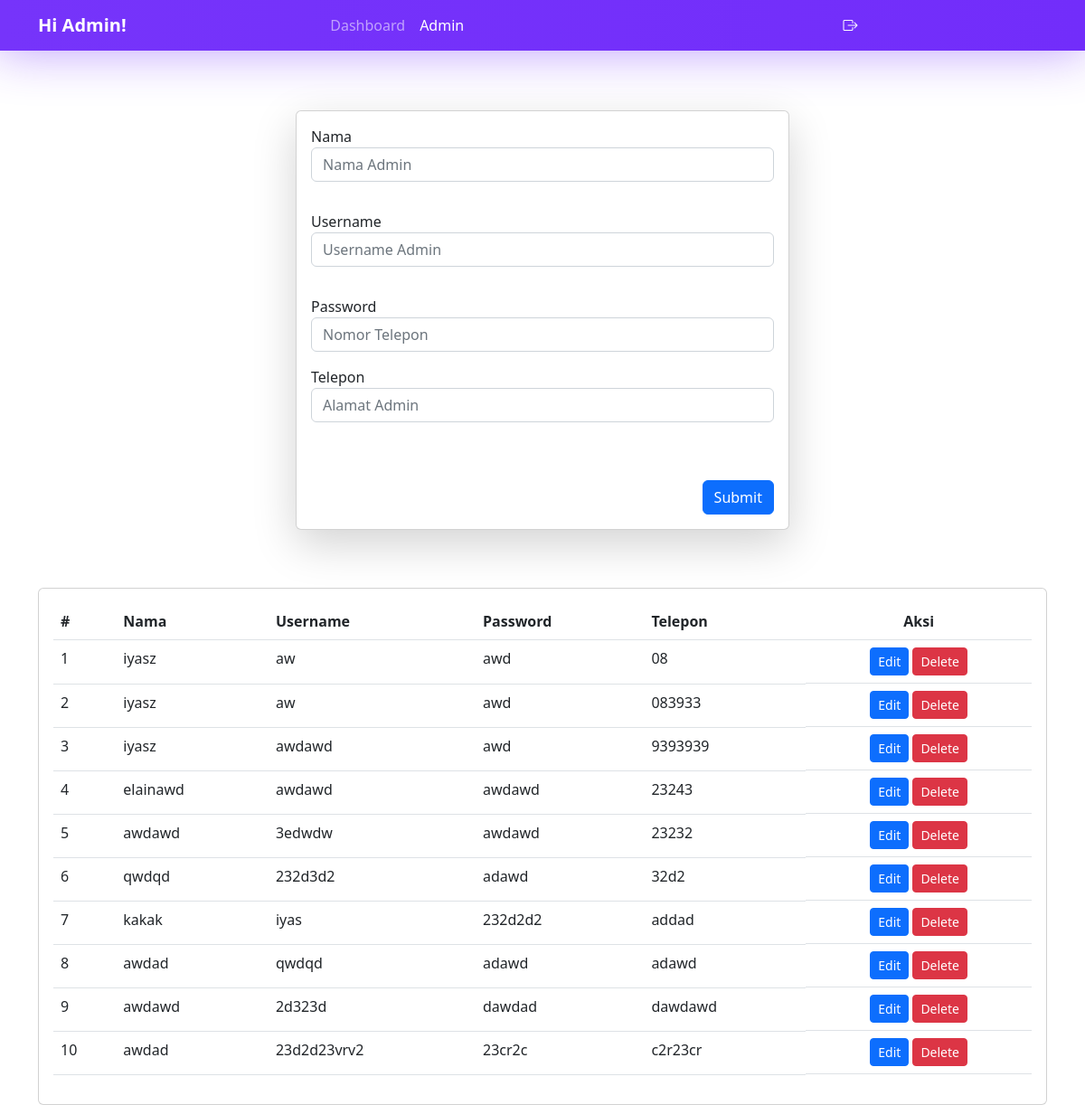
The app's page /admin/index.php with its own data.
### tables this page shows
CREATE TABLE `tbl_adm` (
  `id_adm` int(11) NOT NULL,
  `nama` varchar(255) NOT NULL,
  `username` varchar(255) NOT NULL,
  `password` varchar(255) NOT NULL,
  `telepon` varchar(16) NOT NULL
);

### admin/index.php (the view, shortened to what this page needs)
<?php
require "../db.php";
$select = $conn->query("SELECT * FROM Tbl_adm ");
?>
<!doctype html>
<html lang="en">
<head>
    <link href="https://cdn.jsdelivr.net/npm/bootstrap@5.2.3/dist/css/bootstrap.min.css" rel="stylesheet">
    <link rel="stylesheet" type="text/css" href="https://cdn.datatables.net/v/bs5/jq-3.6.0/dt-1.12.1/datatables.min.css" />
    <link rel="stylesheet" href="https://cdn.jsdelivr.net/npm/bootstrap-icons@1.10.2/font/bootstrap-icons.css">
    <link rel="stylesheet" href="../assets/css/costum.css">
</head>
<body>
    <nav class="navbar navbar-expand-lg navbar-dark">
        <div class="container">
            <a class="navbar-brand fw-semibold" href="../">Hi Admin!</a>
            <div class="collapse navbar-collapse" id="navbarNav">
                <ul class="navbar-nav mx-auto">
                    <li class="nav-item">
                        <a class="nav-link " href="../">Dashboard</a>
                    </li>
                    <li class="nav-item">
                        <a class="nav-link active" href="">Admin</a>
                    </li>
                </ul>
                <ul class="navbar-nav mx-auto">
                    <li class="nav-item">
                        <a class="nav-link active" href="../auth/login.php"><i class="bi bi-box-arrow-right"></i></a>
                    </li>
                </ul>
            </div>
        </div>
    </nav>
    <div class="container mt-3 con-login">
        <div class="row justify-content-center">
            <div class="col-md-6">
                <div class="card shadow-lg mb-3">
                    <div class="card-body ">
                        <form action="" method="post">
                            <div class="row">
                                <div class="form-group">
                                    <label for="">Nama <i class='bx bx-user'></i></label>
                                    <input autocomplete="off" type="text" name="nama" placeholder="Nama Admin" class="form-control mb-3 aa" required>
                                </div>
                                <div class="form-group mt-3">
                                    <label for="">Username <i class='bx bx-user-pin'></i></label>
                                    <input type="text" autocomplete="off" name="username" id="kontak" placeholder="Username Admin" required class="form-control mb-3 aa">
                                </div>
                                <div class="form-group mt-3">
                                    <label for="">Password </label>
                                    <input type="text" name="password" required autocomplete="off" id="kontak" placeholder="Nomor Telepon" class="form-control mb-3 aa">
                                </div>
                                <div class="form-group ">
                                    <label for="">Telepon <i class='bx bx-phone'></i></label>
                                    <input type="text" required name="telepon" id="kontak" placeholder="Alamat Admin" autocomplete="off" class="form-control mb-3 aa">
                                </div>
                                <div class="form-group text-end mt-4">
                                    <button class="btn btn-primary mt-4 btn-st" type="submit" name="submit">Submit</button>
                                </div>
                            </div>
                        </form>
                    </div>
                </div>
            </div>
        </div>
        <div class="row justify-content-center mt-5">
            <div class="col-lg-12">
                <div class="card">
                    <div class="card-body">
                        <table id="table" class="table">
                            <thead>
                                <tr>
                                    <th>#</th>
                                    <th>Nama</th>
                                    <th>Username</th>
                                    <th>Password</th>
                                    <th>Telepon</th>
                                    <th class="text-center">Aksi</th>
                                </tr>
                            </thead>
                            <tbody>
                                <?php $no = 1;
                                foreach ($select as $selects) {  ?>
                                    <tr>
                                        <td><?= $no++; ?></td>
                                        <td><?= $selects['nama'] ?></td>
                                        <td><?= $selects['username'] ?></td>
                                        <td><?= $selects['password'] ?></td>
                                        <td><?= $selects['telepon'] ?></td>
                                        <td class="d-flex gap-1 justify-content-center">
                                            <a href="edit.php?id=<?= $selects['id_adm'] ?>" class="btn btn-primary btn-sm">Edit</a>
                                            <form action="" method="post">
                                                <button class="btn btn-danger btn-sm" name="delete">Delete</button>
                                            </form>
                                        </td>
                                    </tr>
                                <?php } ?>
                            </tbody>
                        </table>
                    </div>
                </div>
            </div>
        </div>
    </div>
</body>
</html>

### assets/css/costum.css (style rules this page uses)
.con-login { position: relative; top: 50px; }
.navbar { background: rgb(118, 52, 250); background: linear-gradient(90deg, rgba(118, 52, 250, 1) 0%, rgba(114, 45, 250, 1) 100%); box-shadow: -1px -5px 56px 4px rgba(114, 45, 250, 0.49); -webkit-box-shadow: -1px -5px 56px 4px rgba(114, 45, 250, 0.49); -moz-box-shadow: -1px -5px 56px 4px rgba(114, 45, 250, 0.49); }

### records on screen
tbl_adm: nama "iyasz", username "aw", password "awd", telepon "08"
tbl_adm: nama "iyasz", username "aw", password "awd", telepon "083933"
tbl_adm: nama "iyasz", username "awdawd", password "awd", telepon "9393939"
tbl_adm: nama "elainawd", username "awdawd", password "awdawd", telepon "23243"
tbl_adm: nama "awdawd", username "3edwdw", password "awdawd", telepon "23232"
tbl_adm: nama "qwdqd", username "232d3d2", password "adawd", telepon "32d2"
tbl_adm: nama "kakak", username "iyas", password "232d2d2", telepon "addad"
tbl_adm: nama "awdad", username "qwdqd", password "adawd", telepon "adawd"
tbl_adm: nama "awdawd", username "2d323d", password "dawdad", telepon "dawdawd"
tbl_adm: nama "awdad", username "23d2d23vrv2", password "23cr2c", telepon "c2r23cr"
